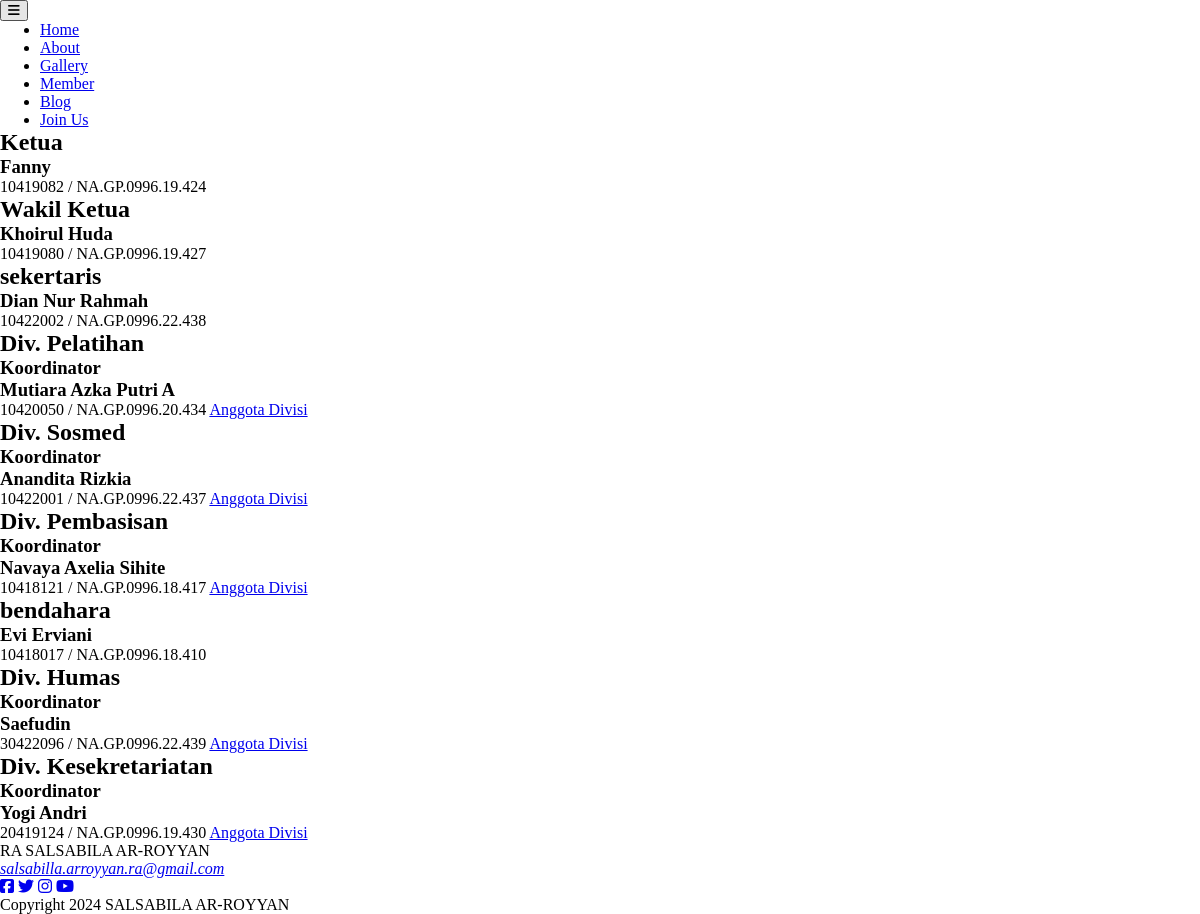
Page /struktur.php on the committed database.
### tables this page shows
CREATE TABLE `kepengurusan` (
  `npm` int(10) NOT NULL,
  `na` varchar(50) DEFAULT NULL,
  `nama` varchar(50) DEFAULT NULL,
  `foto` varchar(50) DEFAULT NULL,
  `jabatan` varchar(50) NOT NULL,
  `divisi` varchar(50) DEFAULT NULL
);

### struktur.php (the view, shortened to what this page needs)
<?php
$koneksi = new mysqli("localhost", "root", "", "gp");
?>
<!DOCTYPE html>
<html lang="en">
<head>
	<link href="fonts/font-awesome.min.css" rel="stylesheet" type="text/css">
	<link rel="stylesheet" href="style.css">
	</head>
	<body>
		<div id="site-content">
			<?php include 'header.php';?>
			<main class="main-content">
				<div class="fullwidth-block download">
					<div class="container">
						<div class="ketua">
							<?php
							$ambil = $koneksi->query("SELECT * FROM kepengurusan WHERE	jabatan = 'ketua'");
							while($pecah = $ambil->fetch_assoc()){
							?>
							<h2 class="page-title"><?php echo $pecah['jabatan']; ?></h2>
							<div class="item">
								<h3 class="item-title"><?php echo $pecah['nama']; ?></h3>
								<span class="year"><?php echo $pecah['npm']; ?> / <?php echo $pecah['na']; ?></span>
							</div>
							<?php }?>
							<?php
							$ambil = $koneksi->query("SELECT * FROM kepengurusan WHERE	jabatan = 'wakil ketua'");
							while($pecah = $ambil->fetch_assoc()){
							?>
							<h2 class="page-title"><?php echo $pecah['jabatan']; ?></h2>
							<div class="item">
								<h3 class="item-title"><?php echo $pecah['nama']; ?></h3>
								<span class="year"><?php echo $pecah['npm']; ?> / <?php echo $pecah['na']; ?></span>
							</div>
							<?php }?>
						</div>
						<div class="row">
							<div class="col-md-5 ketua">
								<?php
								$ambil = $koneksi->query("SELECT * FROM kepengurusan WHERE	jabatan = 'sekertaris'");
								while($pecah = $ambil->fetch_assoc()){
								?>
								<h2 class="page-title ketua"><?php echo $pecah['jabatan']; ?></h2>
								<div class="item">
									<h3 class="item-title"><?php echo $pecah['nama']; ?></h3>
									<span class="year"><?php echo $pecah['npm']; ?> / <?php echo $pecah['na']; ?></span>
								</div>
								<?php }?>
								<?php
								$ambil = $koneksi->query("SELECT * FROM kepengurusan WHERE	divisi = 'pelatihan' AND jabatan = 'koordinator'");
								while($pecah = $ambil->fetch_assoc()){
								?>
								<h2 class="page-title ketua">Div. <?php echo $pecah['divisi']; ?></h2>
								<h3 class="item-title"><?php echo $pecah['jabatan']; ?></h3>
								<div class="item">
									<h3 class="item-title"><?php echo $pecah['nama']; ?></h3>
									<span class="year"><?php echo $pecah['npm']; ?> / <?php echo $pecah['na']; ?></span>
									<a href="agt_dvs.php?div=<?php echo $pecah['divisi'] ?>" class="button small primary">Anggota Divisi</a>
								</div>
								<?php }?>
								<?php
								$ambil = $koneksi->query("SELECT * FROM kepengurusan WHERE	divisi = 'sosmed' AND jabatan = 'koordinator'");
								while($pecah = $ambil->fetch_assoc()){
								?>
								<h2 class="page-title ketua">Div. <?php echo $pecah['divisi']; ?></h2>
								<h3 class="item-title"><?php echo $pecah['jabatan']; ?></h3>
								<div class="item">
									<h3 class="item-title"><?php echo $pecah['nama']; ?></h3>
									<span class="year"><?php echo $pecah['npm']; ?> / <?php echo $pecah['na']; ?></span>
									<a href="agt_dvs.php?div=<?php echo $pecah['divisi'] ?>" class="button small primary">Anggota Divisi</a>
								</div>
								<?php }?>
								<?php
								$ambil = $koneksi->query("SELECT * FROM kepengurusan WHERE	divisi = 'pembasisan' AND jabatan = 'koordinator'");
								while($pecah = $ambil->fetch_assoc()){
								?>
								<h2 class="page-title ketua">Div. <?php echo $pecah['divisi']; ?></h2>
								<h3 class="item-title"><?php echo $pecah['jabatan']; ?></h3>
								<div class="item">
									<h3 class="item-title"><?php echo $pecah['nama']; ?></h3>
									<span class="year"><?php echo $pecah['npm']; ?> / <?php echo $pecah['na']; ?></span>
									<a href="agt_dvs.php?div=<?php echo $pecah['divisi'] ?>" class="button small primary">Anggota Divisi</a>
								</div>
								<?php }?>
							</div>
							<div class="col-md-5 col-md-push-2 ketua">
								<?php
								$ambil = $koneksi->query("SELECT * FROM kepengurusan WHERE	jabatan = 'bendahara'");
								while($pecah = $ambil->fetch_assoc()){
								?>
								<h2 class="page-title"><?php echo $pecah['jabatan']; ?></h2>
								<div class="item">
									<h3 class="item-title"><?php echo $pecah['nama']; ?></h3>
									<span class="year"><?php echo $pecah['npm']; ?> / <?php echo $pecah['na']; ?></span>
								</div>
								<?php }?>
								<?php
								$ambil = $koneksi->query("SELECT * FROM kepengurusan WHERE	divisi = 'humas' AND jabatan = 'koordinator'");
								while($pecah = $ambil->fetch_assoc()){
								?>
								<h2 class="page-title ketua">Div. <?php echo $pecah['divisi']; ?></h2>
								<h3 class="item-title"><?php echo $pecah['jabatan']; ?></h3>
								<div class="item">
									<h3 class="item-title"><?php echo $pecah['nama']; ?></h3>
									<span class="year"><?php echo $pecah['npm']; ?> / <?php echo $pecah['na']; ?></span>
									<a href="agt_dvs.php?div=<?php echo $pecah['divisi'] ?>" class="button small primary">Anggota Divisi</a>
								</div>
								<?php }?>
								<?php
								$ambil = $koneksi->query("SELECT * FROM kepengurusan WHERE	divisi = 'kesekretariatan' AND jabatan = 'koordinator'");
								while($pecah = $ambil->fetch_assoc()){
								?>
								<h2 class="page-title ketua">Div. <?php echo $pecah['divisi']; ?></h2>
								<h3 class="item-title"><?php echo $pecah['jabatan']; ?></h3>
								<div class="item">
									<h3 class="item-title"><?php echo $pecah['nama']; ?></h3>
									<span class="year"><?php echo $pecah['npm']; ?> / <?php echo $pecah['na']; ?></span>
									<a href="agt_dvs.php?div=<?php echo $pecah['divisi'] ?>" class="button small primary">Anggota Divisi</a>
								</div>
								<?php }?>
							</div>
						</div>
					</div>
				</div>
			</main>
			<?php include 'footer.php'; ?>
		</div>
	</body>
	</html>

### header.php (shortened to what this page needs)
<header class="site-header">
    <div class="container">
        <nav class="main-navigation">
            <button type="button" class="toggle-menu"><i class="fa fa-bars"></i></button>
            <ul class="menu">
                <li class="menu-item"><a href="index.php">Home</a></li>
                <li class="menu-item"><a href="about.php">About</a></li>
                <li class="menu-item"><a href="gallery.php">Gallery</a></li>
                <li class="menu-item"><a href="struktur.php">Member</a></li>
                <li class="menu-item"><a href="blog.php">Blog</a></li>
                <li class="menu-item"><a href="contact.php">Join Us</a></li>
            </ul>
        </nav>
    </div>
</header>

### footer.php
<footer class="site-footer">
    <div class="container">
        <p href=>RA SALSABILA AR-ROYYAN</p>
        <address>
            <a href="gmail:salsabilla.arroyyan.ra@gmail.com">salsabilla.arroyyan.ra@gmail.com</a></p>
        </address>
        <div class="social-links">
            <a href="#"><i class="fa fa-facebook-square"></i></a>
            <a href="#"><i class="fa fa-twitter"></i></a>
            <a href="#"><i class="fa fa-instagram"></i></a>
            <a href="#"><i class="fa fa-youtube"></i></a>
        </div>
        <p class="copy">Copyright 2024 SALSABILA AR-ROYYAN</p>
    </div>
</footer>

### style.css (style rules this page uses)
* { padding:0px auto; margin:0px auto; }
body { background-color: #fff; background-attachment:fixed; font-family: verdana; }

### rows in the picture
kepengurusan: jabatan "Ketua", nama "Fanny", npm "10419082", na "NA.GP.0996.19.424"
kepengurusan: jabatan "Wakil Ketua", nama "Khoirul Huda", npm "10419080", na "NA.GP.0996.19.427"
kepengurusan: jabatan "sekertaris", nama "Dian Nur Rahmah", npm "10422002", na "NA.GP.0996.22.438"
kepengurusan: divisi "Pelatihan", jabatan "Koordinator", nama "Mutiara Azka Putri A", npm "10420050", na "NA.GP.0996.20.434"
kepengurusan: divisi "Sosmed", jabatan "Koordinator", nama "Anandita Rizkia", npm "10422001", na "NA.GP.0996.22.437"
kepengurusan: divisi "Pembasisan", jabatan "Koordinator", nama "Navaya Axelia Sihite", npm "10418121", na "NA.GP.0996.18.417"
kepengurusan: jabatan "bendahara", nama "Evi Erviani", npm "10418017", na "NA.GP.0996.18.410"
kepengurusan: divisi "Humas", jabatan "Koordinator", nama "Saefudin", npm "30422096", na "NA.GP.0996.22.439"
kepengurusan: divisi "Kesekretariatan", jabatan "Koordinator", nama "Yogi Andri", npm "20419124", na "NA.GP.0996.19.430"
